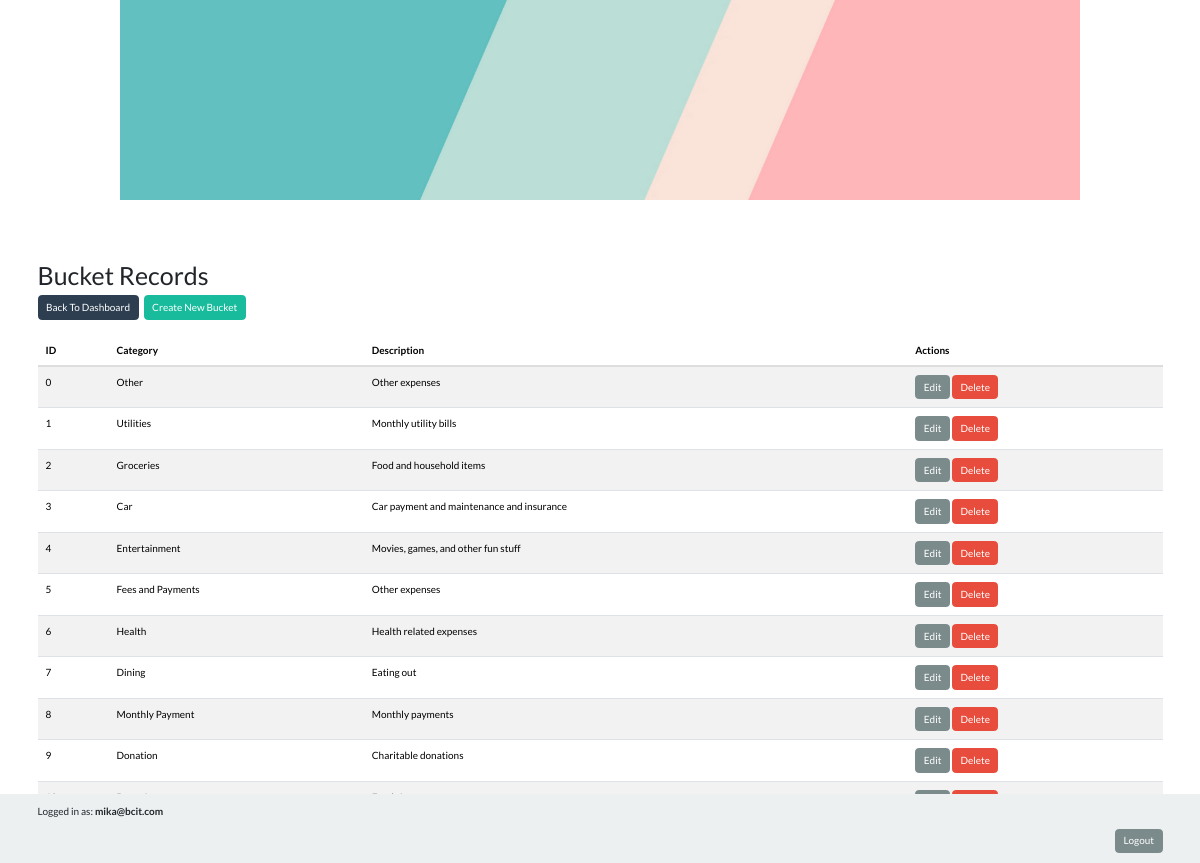
The page /actions/admin/manage_categories.php (signed in) on the database its author committed.
### tables this page shows
CREATE TABLE buckets (
                id INTEGER PRIMARY KEY AUTOINCREMENT,
                category TEXT NOT NULL,
                description TEXT NOT NULL
            );

### classes/Bucket.php (called while the page is built, shortened)
<?php
class Bucket {
    public static function fetchAll() {
        $db = Database::getConnection();
        $result = $db->query('SELECT * FROM buckets');
        $buckets = [];
        while ($row = $result->fetchArray(SQLITE3_ASSOC)) {
            $buckets[] = $row;
        }
        return $buckets;
    }
}
?>

### actions/admin/manage_categories.php (the view, shortened to what this page needs)
<?php
require_once($_SERVER['DOCUMENT_ROOT'] . "/inc_header.php");
$buckets = Bucket::fetchAll();
echo "<h2>Bucket Records</h2>";
echo "<div class='d-flex justify-content-start'>";
echo "<a href='../../dashboard/admin_dashboard.php' class='btn btn-primary'>Back To Dashboard</a>";
echo "<div class='mx-2'>";
echo "<a href='/actions/create/create_bucket.php' class='btn btn-success'>Create New Bucket</a>";
echo "</div>";
echo "</div>";
echo "<br/>";
if (!empty($buckets)) {
  echo "<table width='100%' class='table table-striped'>";
  echo "<thead>";
  echo "<tr>";
  echo "<th>ID</th>";
  echo "<th>Category</th>";
  echo "<th>Description</th>";
  echo "<th>Actions</th>";
  echo "</tr>";
  echo "</thead>";
  echo "<tbody>";
  foreach ($buckets as $bucket) {
    echo "<tr>";
    echo "<td>" . htmlspecialchars($bucket['id']) . "</td>";
    echo "<td>" . htmlspecialchars($bucket['category']) . "</td>";
    echo "<td>" . htmlspecialchars($bucket['description']) . "</td>";
    echo "<td>";
    echo "<a href='/actions/update/update_bucket.php?id=" . htmlspecialchars($bucket['id']) . "' class='btn btn-dark'>Edit</a> ";
    echo "<a href='/actions/delete/delete_bucket.php?id=" . htmlspecialchars($bucket['id']) . "' class='btn btn-danger'>Delete</a>";
    echo "</td>";
    echo "</tr>";
  }
  echo "</tbody>";
  echo "</table>";
} else {
  echo "<p>No bucket records found.</p>";
}
?>
<?php include_once($_SERVER['DOCUMENT_ROOT'] . "/inc_footer.php"); ?>

### rows shown on the page
buckets: id "0", category "Other", description "Other expenses"
buckets: id "1", category "Utilities", description "Monthly utility bills"
buckets: id "2", category "Groceries", description "Food and household items"
buckets: id "3", category "Car", description "Car payment and maintenance and insurance"
buckets: id "4", category "Entertainment", description "Movies, games, and other fun stuff"
buckets: id "5", category "Fees and Payments", description "Other expenses"
buckets: id "6", category "Health", description "Health related expenses"
buckets: id "7", category "Dining", description "Eating out"
buckets: id "8", category "Monthly Payment", description "Monthly payments"
buckets: id "9", category "Donation", description "Charitable donations"

### other values the page prints
$_SESSION['user_email'] "mika@bcit.com"
